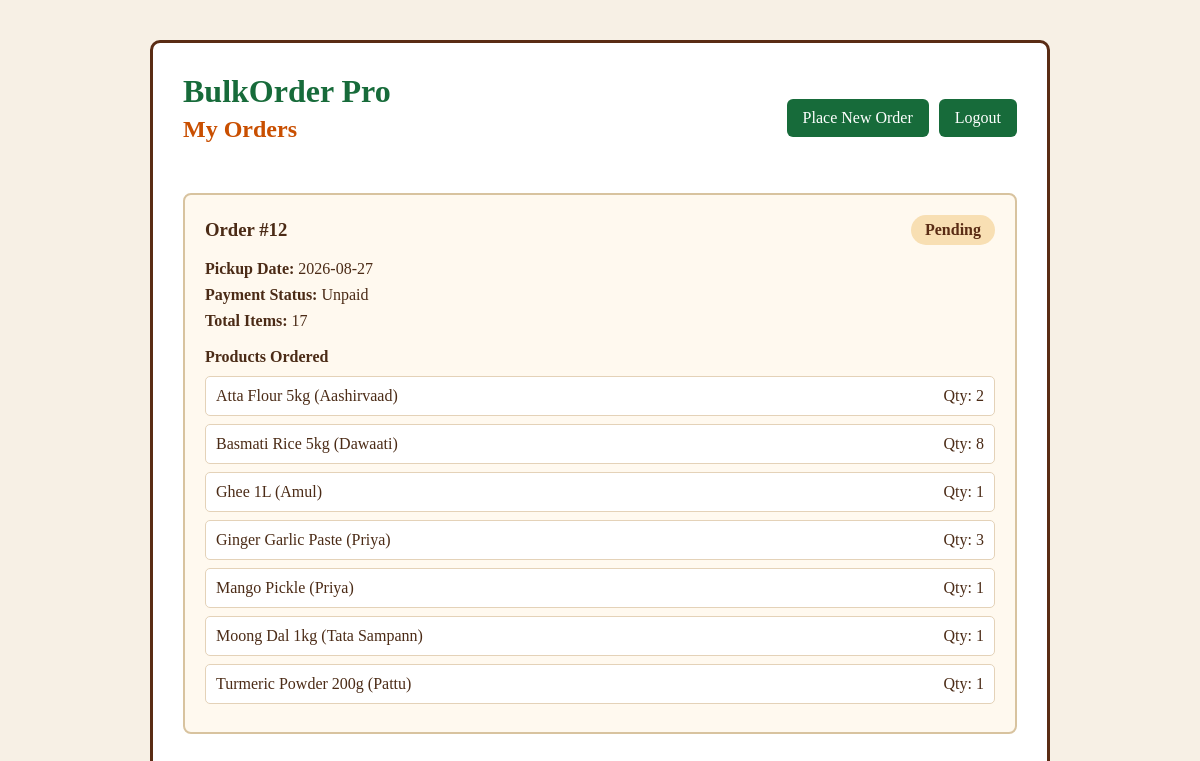
Page /customer-orders (signed in) on the committed database.
### tables this page shows
CREATE TABLE orders (
            id INTEGER PRIMARY KEY AUTOINCREMENT,
            customer_id INTEGER NOT NULL,
            pickup_date TEXT NOT NULL,
            items INTEGER NOT NULL,
            payment_status TEXT NOT NULL,
            order_status TEXT NOT NULL, stock_id INTEGER,
            FOREIGN KEY (customer_id) REFERENCES customers(id)
        );

CREATE TABLE order_items (
            id INTEGER PRIMARY KEY AUTOINCREMENT,
            order_id INTEGER NOT NULL,
            stock_id INTEGER NOT NULL,
            quantity INTEGER NOT NULL,
            FOREIGN KEY (order_id) REFERENCES orders(id),
            FOREIGN KEY (stock_id) REFERENCES stock(id)
        );

CREATE TABLE stock (
            id INTEGER PRIMARY KEY AUTOINCREMENT,
            item_name TEXT NOT NULL,
            brand TEXT NOT NULL,
            stock_quantity INTEGER NOT NULL,
            price REAL NOT NULL
        , is_deleted INTEGER NOT NULL DEFAULT 0);

### app.py (the view)
@app.route("/customer-orders")
def customer_my_orders():
    if not customer_logged_in():
        return redirect(
            url_for("customer_login_page")
        )
    connection = get_database_connection()
    cursor = connection.cursor()
    cursor.execute("""
        SELECT
            id,
            pickup_date,
            items,
            payment_status,
            order_status

        FROM orders

        WHERE customer_id = ?

        ORDER BY id DESC
    """, (
        session["customer_id"],
    ))
    order_records = cursor.fetchall()
    customer_orders = []
    for order in order_records:
        cursor.execute("""
            SELECT
                stock.item_name,
                stock.brand,
                stock.price,
                order_items.quantity

            FROM order_items

            JOIN stock

            ON order_items.stock_id
            = stock.id

            WHERE order_items.order_id = ?
        """, (
            order["id"],
        ))
        products = cursor.fetchall()
        customer_orders.append({
            "id": order["id"],
            "pickup_date": order["pickup_date"],
            "items": order["items"],
            "payment_status": order["payment_status"],
            "order_status": order["order_status"],
            "products": products
        })
    connection.close()
    return render_template(
        "customer_orders.html",
        orders=customer_orders
    )

### app.py (called while the page is built)
def get_database_connection():
    connection = sqlite3.connect(DATABASE)
    connection.row_factory = sqlite3.Row
    return connection

def customer_logged_in():
    return "customer_id" in session

### templates/customer_orders.html (shortened to what this page needs)
<!DOCTYPE html>
<html lang="en">
<head>
    <link rel="stylesheet"
          href="{{ url_for('static', filename='customer_orders.css') }}">
</head>
<body>
    <div class="orders-page">
        <div class="orders-card">
            <div class="page-header">
                <div>
                    <h1>BulkOrder Pro</h1>
                    <h2>My Orders</h2>
                </div>
                <div class="header-buttons">
                    <a href="{{ url_for('customer_order_page') }}">
                        Place New Order
                    </a>
                    <a href="{{ url_for('customer_logout') }}">
                        Logout
                    </a>
                </div>
            </div>
            {% if orders %}
                {% for order in orders %}
                <div class="order-card">
                    <div class="order-top">
                        <h3>
                            Order #{{ order["id"] }}
                        </h3>
                        <span class="status">
                            {{ order["order_status"] }}
                        </span>
                    </div>
                    <p>
                        <strong>Pickup Date:</strong>
                        {{ order["pickup_date"] }}
                    </p>
                    <p>
                        <strong>Payment Status:</strong>
                        {{ order["payment_status"] }}
                    </p>
                    <p>
                        <strong>Total Items:</strong>
                        {{ order["items"] }}
                    </p>
                    <h4>Products Ordered</h4>
                    {% for product in order["products"] %}
                    <div class="product">
                        <span>
                            {{ product["item_name"] }}
                            ({{ product["brand"] }})
                        </span>
                        <span>
                            Qty: {{ product["quantity"] }}
                        </span>
                    </div>
                    {% endfor %}
                </div>
                {% endfor %}
            {% endif %}
        </div>
    </div>
</body>
</html>

### static/customer_orders.css (style rules this page uses)
* { box-sizing: border-box; }
body { margin: 0; background: #f7f0e5; font-family: Georgia, serif; color: #4b2b16; }
.orders-page { display: flex; justify-content: center; padding: 40px; }
.orders-card { width: 900px; max-width: 100%; background: white; border: 3px solid #5a2c14; border-radius: 10px; padding: 30px; }
.page-header { display: flex; justify-content: space-between; align-items: center; margin-bottom: 30px; }
.page-header h1 { margin: 0; color: #176b3a; }
.page-header h2 { margin-top: 6px; color: #c94f00; }
.header-buttons { display: flex; gap: 10px; }
.header-buttons a { padding: 10px 16px; background: #176b3a; color: white; text-decoration: none; border-radius: 6px; transition: 0.2s; }
.order-card { margin-bottom: 25px; padding: 20px; border: 2px solid #d8c39f; border-radius: 8px; background: #fff9ef; }
.order-top { display: flex; justify-content: space-between; align-items: center; margin-bottom: 15px; }
.order-top h3 { margin: 0; }
.status { background: #f8dfb3; color: #5a2c14; padding: 6px 14px; border-radius: 20px; font-weight: bold; }
.order-card p { margin: 8px 0; }
.order-card h4 { margin-top: 18px; margin-bottom: 10px; }
.product { display: flex; justify-content: space-between; padding: 10px; margin-bottom: 8px; background: white; border: 1px solid #e4d2b8; border-radius: 5px; }

### rows in the picture
orders: id "12", order_status "Pending", pickup_date "2026-08-27", payment_status "Unpaid", items "17"
order_items: item_name "Atta Flour 5kg", brand "Aashirvaad", quantity "2"
order_items: item_name "Basmati Rice 5kg", brand "Dawaati", quantity "8"
order_items: item_name "Ghee 1L", brand "Amul", quantity "1"
order_items: item_name "Ginger Garlic Paste", brand "Priya", quantity "3"
order_items: item_name "Mango Pickle", brand "Priya", quantity "1"
order_items: item_name "Moong Dal 1kg", brand "Tata Sampann", quantity "1"
order_items: item_name "Turmeric Powder 200g", brand "Pattu", quantity "1"
